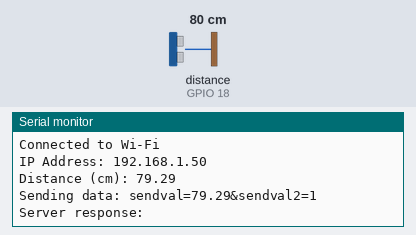
A sketch run on a simulated ESP32. Shown: the last lines printed to the serial monitor. Wiring (inferred from the names in the program): ultrasonic range finder: trigger GPIO 5; echo GPIO 18. The inputs (shaded band) are chosen by the test bench; at power-on: distance to the obstacle (sensor on GPIO 18) 80 cm. The echo pulse lasts 58.3 µs per cm; WiFi joins after 1.5 s; servers stay silent unless stated; uploads are accepted with an empty reply.

Above: at 3.2 s.
3.3 s: distance to the obstacle (sensor on GPIO 18) set to 2 cm
At 7.37 s:
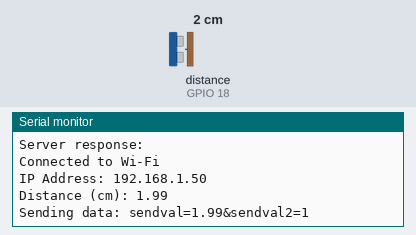
9.1 s: distance to the obstacle (sensor on GPIO 18) set to 4 cm
At 14.0 s:
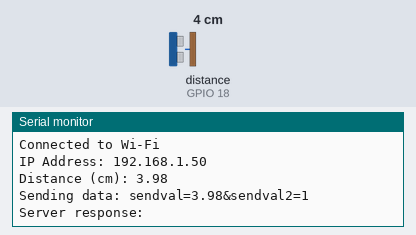
Timing chart, 0 to 15.5 s (numbered marks = the images above; inputs shaded):
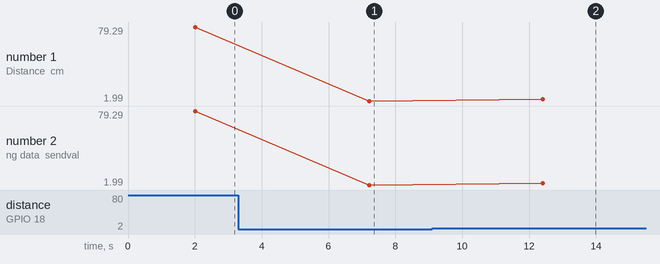

The sketch:

ultrasonid.ino
```cpp
#include <WiFi.h>
#include <HTTPClient.h>
#include <Arduino_JSON.h>
#include <SPI.h>
// 2025
#define HOST "nombreDeTuIp" // El nombre del host o IP de tu servidor
#define WIFI_SSID "nombreDeTuRedWifi" //El nombre de tu red
#define WIFI_PASSWORD "contraseñaDeLaRedWifi" // La contraseña de tu red
//define sound speed in cm/uS
#define SOUND_SPEED 0.034
#define CM_TO_INCH 0.393701

const int trigPin = 5;
const int echoPin = 18;

long duration;
float distanceCm;
float distanceInch;
String sendval, sendval2, postData;

void checkWiFiConnection()
{

  while (WiFi.status() != WL_CONNECTED)
   {
    Serial.println("Connecting to Wi-Fi...");
    delay(1000);
  }

  Serial.println("Connected to Wi-Fi");
  Serial.print("IP Address: ");
  Serial.println(WiFi.localIP());

}

void setup()
{
  Serial.begin(115200); // Starts the serial communication
  pinMode(trigPin, OUTPUT); // Sets the trigPin as an Output
  pinMode(echoPin, INPUT); // Sets the echoPin as an Input
  Serial.println("Communication Started\n");

  WiFi.mode(WIFI_STA);
  WiFi.begin(WIFI_SSID, WIFI_PASSWORD);
  checkWiFiConnection();
}

void loop()
 {
  checkWiFiConnection();
  WiFiClient client;
  HTTPClient http;

  // Clears the trigPin
  digitalWrite(trigPin, LOW);
  delayMicroseconds(2);
  // Sets the trigPin on HIGH state for 10 micro seconds
  digitalWrite(trigPin, HIGH);
  delayMicroseconds(10);
  digitalWrite(trigPin, LOW);

  // Reads the echoPin, returns the sound wave travel time in microseconds
  duration = pulseIn(echoPin, HIGH);

  // Calculate the distance
  distanceCm = duration * SOUND_SPEED/2;

  // Convert to inches
  distanceInch = distanceCm * CM_TO_INCH;

  // Prints the distance in the Serial Monitor
  Serial.print("Distance (cm): ");
  Serial.println(distanceCm);

  postData = "sendval=" + String(distanceCm) + "&sendval2=" + "1";
  Serial.print("Sending data: ");
  Serial.println(postData);

  http.begin(client, "http://direcciónDeTuIp/ultrasonid/test.php"); //Aqui pones tu ip (Ejecutas el ipconfig en la consola de windows) y la dirección de tu main de php
  http.addHeader("Content-Type", "application/x-www-form-urlencoded");

  int httpCode = http.POST(postData);

  if (httpCode == HTTP_CODE_OK)
  {
    String response = http.getString();
    Serial.println("Server response: " + response);
  }

  else
  {
    Serial.print("HTTP POST request failed with error code: ");
    Serial.println(httpCode);
    if (httpCode == HTTPC_ERROR_CONNECTION_REFUSED)
    {
      Serial.println("Connection refused by the server.");
    }
    else if (httpCode == HTTP_CODE_NOT_FOUND)
    {
      Serial.println("Server resource not found.");
    }
    else {
      Serial.println("Unknown error occurred.");
    }
  }

  http.end();
  delay(5000);
}
```

Measured:
- after the input at 3.3 s, the serial monitor: prints a new line after 3.9 s (image 1)
- after the input at 9.1 s, the serial monitor: prints a new line after 3.3 s (image 2)
- plotted number 1: 79.29 → 1.99 after the input at 3.3 s, 1.99 → 3.98 after the input at 9.1 s
- plotted number 2: 79.29 → 1.99 after the input at 3.3 s, 1.99 → 3.98 after the input at 9.1 s
